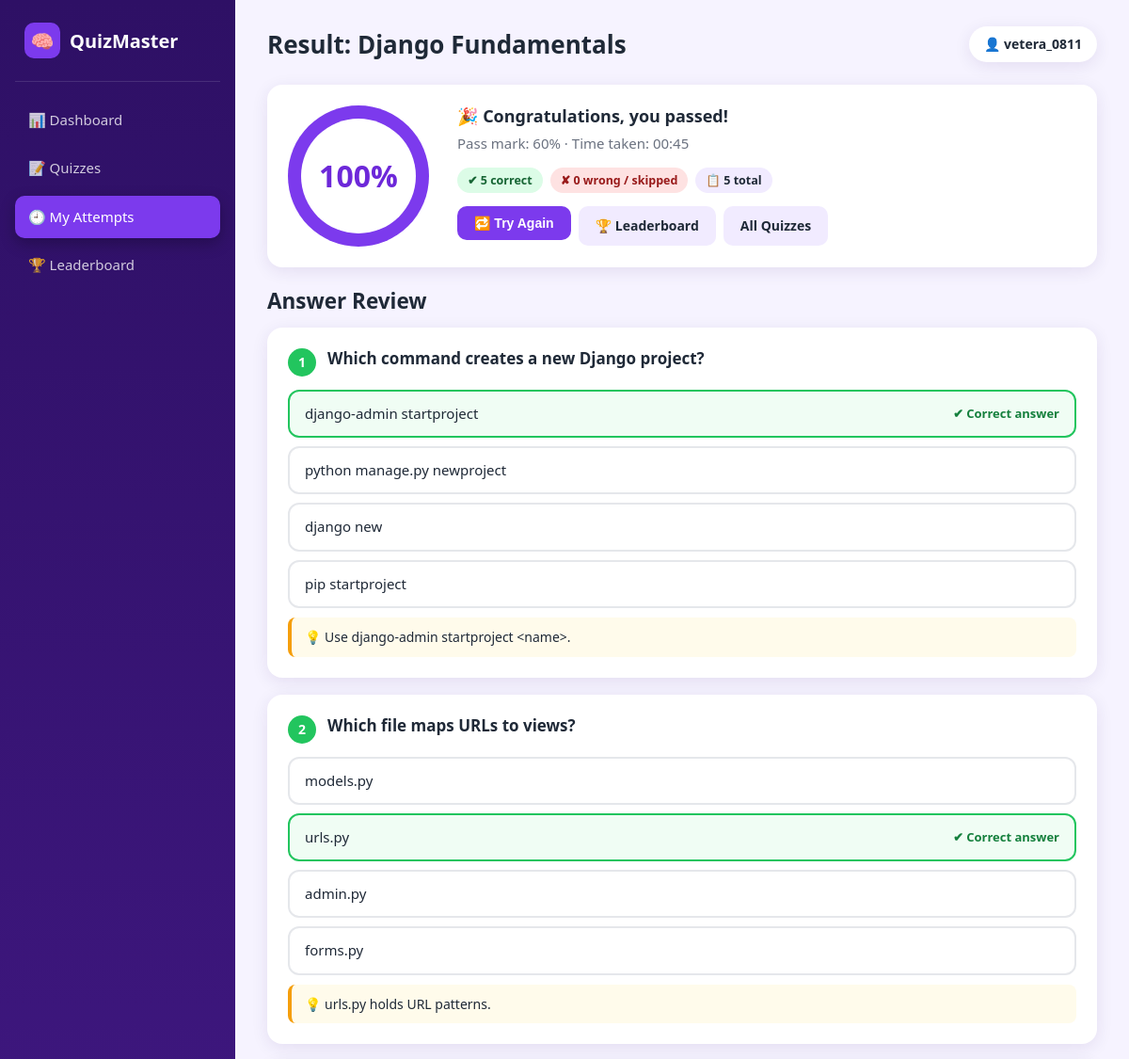
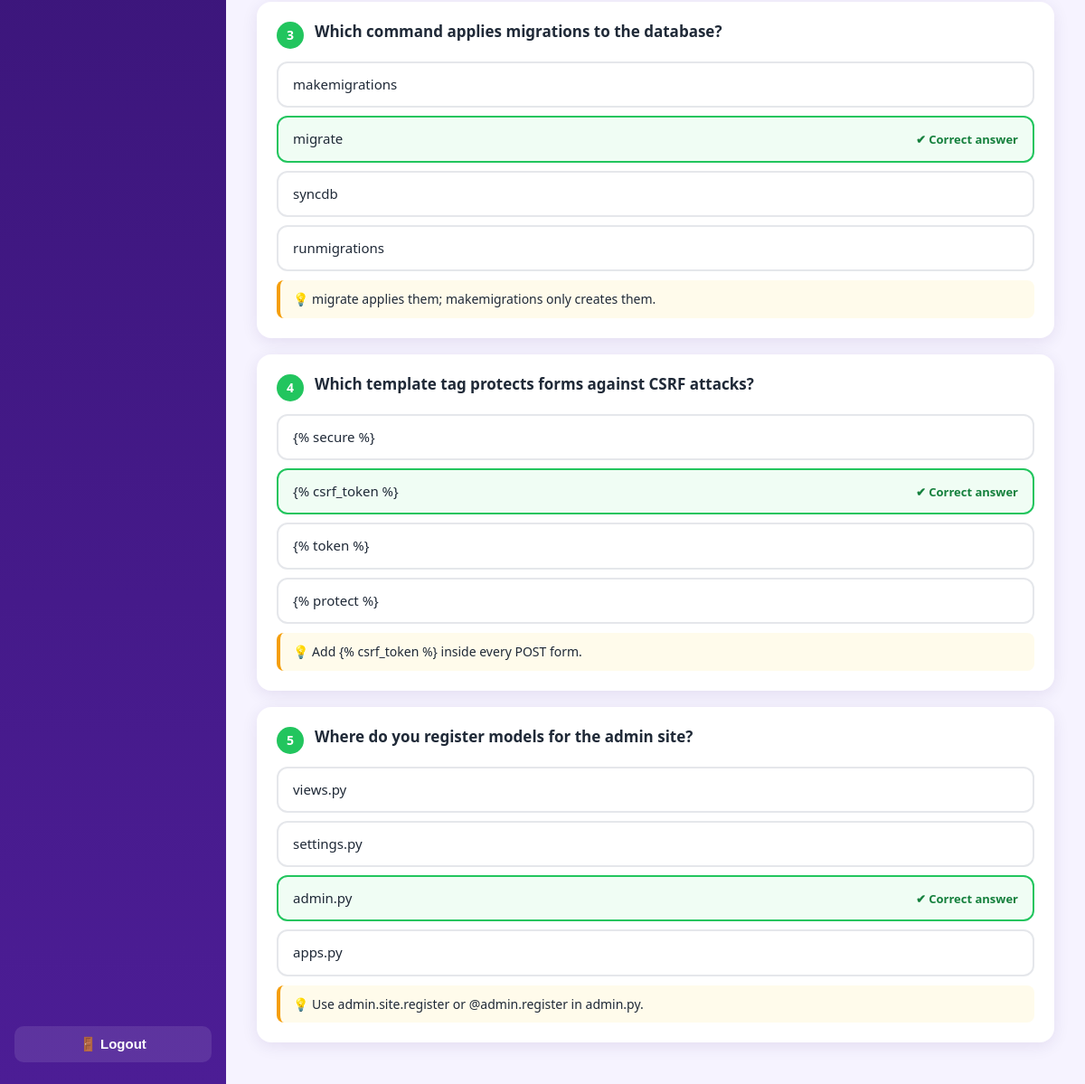
Page /attempts/2/result/ (signed in) on the committed database (2 pictures, top to bottom).
### quiz/models.py (models this page shows, shortened)
class Quiz(models.Model):
    title = models.CharField(max_length=150)
    description = models.TextField(blank=True)
    category = models.ForeignKey(Category, null=True, blank=True, on_delete=models.SET_NULL, related_name='quizzes')
    time_limit_minutes = models.PositiveIntegerField(default=10, validators=[MinValueValidator(1)],
                                                     help_text='Time allowed in minutes.')
    pass_percentage = models.PositiveIntegerField(default=50, validators=[MinValueValidator(1), MaxValueValidator(100)])
    is_published = models.BooleanField(default=True, help_text='Only published quizzes with questions are shown to users.')
    created_at = models.DateTimeField(auto_now_add=True)
    class Meta:
        ordering = ['title']
        verbose_name_plural = 'quizzes'

class Attempt(models.Model):
    user = models.ForeignKey(settings.AUTH_USER_MODEL, on_delete=models.CASCADE, related_name='attempts')
    quiz = models.ForeignKey(Quiz, on_delete=models.CASCADE, related_name='attempts')
    started_at = models.DateTimeField(auto_now_add=True)
    finished_at = models.DateTimeField(null=True, blank=True)
    score = models.PositiveIntegerField(default=0)
    total = models.PositiveIntegerField(default=0)
    class Meta:
        ordering = ['-started_at']
    @property
    def is_finished(self):
        return self.finished_at is not None
    @property
    def percentage(self):
        return round(self.score * 100 / self.total) if self.total else 0
    @property
    def passed(self):
        return self.percentage >= self.quiz.pass_percentage
    @property
    def duration_seconds(self):
        if not self.finished_at:
            return 0
        return max(0, int((self.finished_at - self.started_at).total_seconds()))
    @property
    def duration_display(self):
        minutes, seconds = divmod(self.duration_seconds, 60)
        return f'{minutes:02d}:{seconds:02d}'

class Question(models.Model):
    quiz = models.ForeignKey(Quiz, on_delete=models.CASCADE, related_name='questions')
    text = models.TextField()
    explanation = models.TextField(blank=True, help_text='Shown on the result page (optional).')
    order = models.PositiveIntegerField(default=0)
    class Meta:
        ordering = ['order', 'id']

class Choice(models.Model):
    question = models.ForeignKey(Question, on_delete=models.CASCADE, related_name='choices')
    text = models.CharField(max_length=255)
    is_correct = models.BooleanField(default=False)
    class Meta:
        ordering = ['id']

### quiz/views.py (the view)
# urls.py: path('attempts/<int:pk>/result/', views.attempt_result, name='attempt_result'),
@login_required
def attempt_result(request, pk):
    attempt = get_object_or_404(Attempt.objects.select_related('quiz'), pk=pk, user=request.user)
    if not attempt.is_finished:
        return redirect('attempt_take', pk=attempt.pk)
    answers = {a.question_id: a for a in attempt.answers.all()}
    review = []
    for question in attempt.quiz.questions.prefetch_related('choices'):
        answer = answers.get(question.pk)
        review.append({
            'question': question,
            'choices': question.choices.all(),
            'selected_id': answer.choice_id if answer else None,
            'is_correct': answer.is_correct if answer else False,
        })
    return render(request, 'quiz/attempt_result.html', {
        'attempt': attempt, 'quiz': attempt.quiz, 'review': review,
        'wrong': attempt.total - attempt.score,
    })

### templates/quiz/attempt_result.html (shortened to what this page needs)
{% extends 'base.html' %}
{% block heading %}Result: {{ quiz.title }}{% endblock %}
{% block content %}
<div class="card result-card">
  <div class="score-ring" style="--p: {{ attempt.percentage }}"><span>{{ attempt.percentage }}%</span></div>
  <div>
    <h2 style="margin-bottom:6px">{% if attempt.passed %}🎉 Congratulations, you passed!{% else %}😕 Not passed this time{% endif %}</h2>
    <p class="muted">Pass mark: {{ quiz.pass_percentage }}% · Time taken: {{ attempt.duration_display }}</p>
    <div class="chips" style="margin:14px 0">
      <span class="chip-green">✔ {{ attempt.score }} correct</span>
      <span class="chip-red">✘ {{ wrong }} wrong / skipped</span>
      <span>📋 {{ attempt.total }} total</span>
    </div>
    <div class="actions">
      <form method="post" action="{% url 'quiz_start' quiz.pk %}">{% csrf_token %}<button class="btn" type="submit">🔁 Try Again</button></form>
      <a class="btn btn-light" href="{% url 'leaderboard' %}?quiz={{ quiz.pk }}">🏆 Leaderboard</a>
      <a class="btn btn-light" href="{% url 'quiz_list' %}">All Quizzes</a>
    </div>
  </div>
</div>
<h2 style="margin-bottom:14px">Answer Review</h2>
{% for r in review %}
<div class="question-card">
  <h3><span class="qnum {% if r.is_correct %}ok{% else %}bad{% endif %}">{{ forloop.counter }}</span> {{ r.question.text }}</h3>
  {% for c in r.choices %}
    <div class="option {% if c.is_correct %}correct{% elif c.pk == r.selected_id %}wrong{% endif %}">
      <span>{{ c.text }}</span>
      {% if c.is_correct %}<em>✔ Correct answer</em>{% elif c.pk == r.selected_id %}<em>✘ Your answer</em>{% endif %}
    </div>
  {% endfor %}
  {% if r.question.explanation %}<p class="explain">💡 {{ r.question.explanation }}</p>{% endif %}
</div>
{% endfor %}
{% endblock %}

### templates/base.html (shortened to what this page needs)
{% load static %}<!DOCTYPE html>
<html lang="en">
<head>
  <link rel="stylesheet" href="{% static 'css/style.css' %}">
</head>
<body>
<div class="layout">
  <aside class="sidebar">
    <div class="brand"><span class="logo">🧠</span> QuizMaster</div>
    <nav class="nav">
      <a href="{% url 'dashboard' %}" class="{% if request.path == '/' %}active{% endif %}">📊 Dashboard</a>
      <a href="{% url 'quiz_list' %}" class="{% if '/quizzes/' in request.path %}active{% endif %}">📝 Quizzes</a>
      <a href="{% url 'attempt_history' %}" class="{% if '/attempts/' in request.path %}active{% endif %}">🕘 My Attempts</a>
      <a href="{% url 'leaderboard' %}" class="{% if '/leaderboard/' in request.path %}active{% endif %}">🏆 Leaderboard</a>
    </nav>
    <form method="post" action="{% url 'logout' %}">{% csrf_token %}
      <button type="submit" class="logout-btn">🚪 Logout</button>
    </form>
  </aside>
  <main class="content">
    <header class="topbar">
      <h1>{% block heading %}{% endblock %}</h1>
      <span class="user-chip">👤 {{ user.username }}</span>
    </header>
    {% block content %}{% endblock %}
  </main>
</div>
</body>
</html>

### static/css/style.css (style rules this page uses)
:root { --primary: #7c3aed; --primary-dark: #6d28d9; --primary2: #ec4899; --dark: #2e1065; --dark2: #4c1d95; --bg: #f6f3ff; --card: #ffffff; --soft: #f1ebff; --text: #1f2937; --muted: #6b7280; --shadow: 0 4px 18px rgba(46, 16, 101, 0.09); }
* { box-sizing: border-box; margin: 0; padding: 0; }
html { scroll-behavior: smooth; }
body { font-family: "Segoe UI", system-ui, -apple-system, Roboto, Arial, sans-serif; background: var(--bg); color: var(--text); line-height: 1.55; font-size: 15px; }
a { color: var(--primary); text-decoration: none; }
h1, h2, h3 { line-height: 1.25; }
.layout { display: flex; min-height: 100vh; }
.sidebar { width: 250px; background: linear-gradient(180deg, var(--dark), var(--dark2)); color: #fff; padding: 24px 16px; position: fixed; inset: 0 auto 0 0; display: flex; flex-direction: column; z-index: 10; }
.brand { display: flex; align-items: center; gap: 10px; font-size: 20px; font-weight: 700; padding: 0 10px 24px; border-bottom: 1px solid rgba(255, 255, 255, 0.12); margin-bottom: 18px; }
.brand span.logo { background: var(--primary); width: 38px; height: 38px; border-radius: 10px; display: grid; place-items: center; font-size: 20px; }
.nav { display: flex; flex-direction: column; gap: 6px; flex: 1; }
.nav a { color: rgba(255, 255, 255, 0.78); padding: 11px 14px; border-radius: 10px; display: flex; align-items: center; gap: 12px; font-weight: 500; transition: 0.2s; }
.nav a.active { background: var(--primary); color: #fff; box-shadow: 0 6px 16px rgba(0, 0, 0, 0.25); }
.logout-btn { width: 100%; background: rgba(255, 255, 255, 0.1); color: #fff; border: 0; padding: 11px; border-radius: 10px; cursor: pointer; font-size: 15px; font-weight: 600; transition: 0.2s; }
.content { margin-left: 250px; flex: 1; padding: 28px 34px; min-width: 0; }
.topbar { display: flex; justify-content: space-between; align-items: center; margin-bottom: 24px; gap: 12px; flex-wrap: wrap; }
.topbar h1 { font-size: 26px; }
.user-chip { background: var(--card); padding: 8px 16px; border-radius: 999px; box-shadow: var(--shadow); font-weight: 600; font-size: 14px; }
.card { background: var(--card); border-radius: 16px; padding: 22px; box-shadow: var(--shadow); margin-bottom: 22px; }
.card h2 { font-size: 18px; margin-bottom: 14px; }
.btn { display: inline-flex; align-items: center; gap: 6px; padding: 10px 18px; border-radius: 10px; border: 0; cursor: pointer; font-size: 14px; font-weight: 600; background: var(--primary); color: #fff; transition: 0.2s; text-decoration: none; }
.btn-light { background: var(--soft); color: var(--text); }
.actions { display: flex; gap: 8px; flex-wrap: wrap; }
.actions form { display: inline; }
.muted { color: var(--muted); }
.chips { display: flex; gap: 8px; flex-wrap: wrap; }
.chips span { background: var(--soft); padding: 4px 11px; border-radius: 999px; font-size: 12.5px; font-weight: 600; }
.chips .chip-green { background: #dcfce7; color: #166534; }
.chips .chip-red { background: #fee2e2; color: #991b1b; }
.question-card { background: var(--card); border-radius: 16px; padding: 22px; box-shadow: var(--shadow); margin-bottom: 18px; }
.question-card h3 { font-size: 17px; margin-bottom: 14px; display: flex; gap: 12px; align-items: flex-start; }
.qnum { background: var(--primary); color: #fff; min-width: 30px; height: 30px; border-radius: 50%; display: grid; place-items: center; font-size: 14px; flex-shrink: 0; }
.qnum.ok { background: #22c55e; }
.option { display: flex; align-items: center; gap: 12px; padding: 12px 16px; border: 2px solid #e5e7eb; border-radius: 12px; margin-bottom: 9px; cursor: pointer; transition: 0.15s; }
.option em { margin-left: auto; font-style: normal; font-size: 13px; font-weight: 700; }
div.option { cursor: default; }
.option.correct { border-color: #22c55e; background: #f0fdf4; }
.option.correct em { color: #15803d; }
.explain { margin-top: 10px; background: #fffbeb; border-left: 4px solid #f59e0b; padding: 10px 14px; border-radius: 8px; font-size: 14px; }
.result-card { display: flex; gap: 30px; align-items: center; flex-wrap: wrap; }
.score-ring { --p: 0; width: 150px; height: 150px; border-radius: 50%; background: conic-gradient(var(--primary) calc(var(--p) * 1%), var(--soft) 0); display: grid; place-items: center; position: relative; flex-shrink: 0; }
.score-ring::before { content: ""; position: absolute; inset: 14px; background: var(--card); border-radius: 50%; }
.score-ring span { position: relative; font-size: 32px; font-weight: 800; color: var(--primary-dark); }

### rows in the picture
Quiz: title "Django Fundamentals", pass_percentage "60"
Attempt: percentage "100", duration_display "00:45", score "5", total "5"
Question: question.text "Which command creates a new Django project?", question.explanation "Use django-admin startproject <name>."
Choice: text "django-admin startproject", is_correct "✔ Correct answer"
Choice: text "python manage.py newproject"
Choice: text "django new"
Choice: text "pip startproject"
Question: question.text "Which file maps URLs to views?", question.explanation "urls.py holds URL patterns."
Choice: text "models.py"
Choice: text "urls.py", is_correct "✔ Correct answer"
Choice: text "admin.py"
Choice: text "forms.py"
Question: question.text "Which command applies migrations to the database?", question.explanation "migrate applies them; makemigrations only creates them."
Choice: text "makemigrations"
Choice: text "migrate", is_correct "✔ Correct answer"
Choice: text "syncdb"
Choice: text "runmigrations"
Question: question.text "Which template tag protects forms against CSRF attacks?", question.explanation "Add {% csrf_token %} inside every POST form."
Choice: text "{% secure %}"
Choice: text "{% csrf_token %}", is_correct "✔ Correct answer"
Choice: text "{% token %}"
Choice: text "{% protect %}"
Question: question.text "Where do you register models for the admin site?", question.explanation "Use admin.site.register or @admin.register in admin.py."
Choice: text "views.py"
Choice: text "settings.py"
Choice: text "admin.py", is_correct "✔ Correct answer"
Choice: text "apps.py"

### other values in the picture
{{ user.username }} "vetera_0811"
{{ wrong }} "0"
